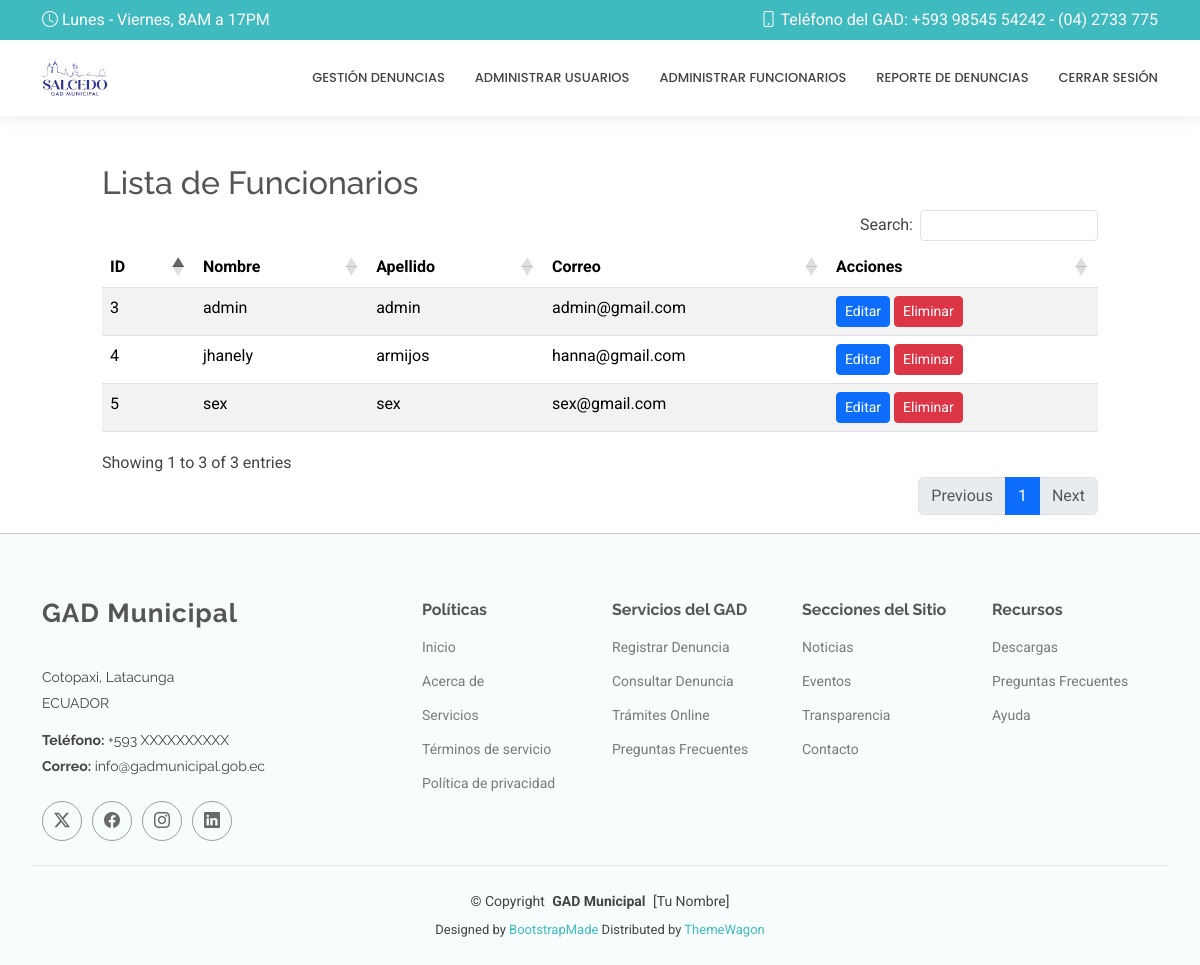
Page /funcionarios_lista/ (signed in) on the committed database.
### Aplicaciones/Usuarios/models.py (models this page shows, shortened)
class Funcionario(models.Model):
    id = models.AutoField(primary_key=True)
    correo = models.EmailField(unique=True)
    nombre = models.CharField(max_length=100)
    apellido = models.CharField(max_length=100)
    contrasena = models.CharField(max_length=128)

### Aplicaciones/Usuarios/views.py (the view)
# urls.py: path('funcionarios_lista/', views.funcionarios_lista, name='funcionarios_lista'),
def funcionarios_lista(request):
    funcionarios = Funcionario.objects.all()
    return render(request, "funcionarios_lista.html", {"funcionarios": funcionarios})

### Aplicaciones/Usuarios/templates/funcionarios_lista.html (shortened to what this page needs)
{% extends "plantilla2.html" %}
{% block contenido %}
<div class="row">
    <div class="col-md-1"></div>
    <div class="col-md-10">
        <br><br>
        <h2>Lista de Funcionarios</h2>
        <table class="table table-striped" id="tbl_funcionarios">
            <thead>
                <tr>
                    <th>ID</th>
                    <th>Nombre</th>
                    <th>Apellido</th>
                    <th>Correo</th>
                    <th>Acciones</th>
                </tr>
            </thead>
            <tbody>
                {% for funcionario in funcionarios %}
                <tr>
                    <td>{{ funcionario.id }}</td>
                    <td>{{ funcionario.nombre }}</td>
                    <td>{{ funcionario.apellido }}</td>
                    <td>{{ funcionario.correo }}</td>
                    <td>
                        <a href="{% url 'editar_f' funcionario.id %}" class="btn btn-primary btn-sm">Editar</a>
                        <a href="#" class="btn btn-danger btn-sm" onclick="confirmarEliminacion('{{ funcionario.id }}')" >Eliminar</a>
                    </td>
                </tr>
                {% endfor %}
            </tbody>
        </table>
    </div>
    <div class="col-md-1"></div>
</div>
{% endblock %}

### DenunciasG/static/plantilla/MediCio/assets/css/main.css (style rules this page uses)
:root { --default-font: "Roboto", system-ui, -apple-system, "Segoe UI", Roboto, "Helvetica Neue", Arial, "Noto Sans", "Liberation Sans", sans-serif, "Apple Color Emoji", "Segoe UI Emoji", "Segoe UI Symbol", "Noto Color Emoji"; --heading-font: "Raleway", sans-serif; --nav-font: "Poppins", sans-serif; }
:root { --background-color: #ffffff; --default-color: #444444; --heading-color: #555555; --accent-color: #3fbbc0; --surface-color: #ffffff; --contrast-color: #ffffff; }
:root { --nav-color: #444444; --nav-hover-color: #3fbbc0; --nav-mobile-background-color: #ffffff; --nav-dropdown-background-color: #ffffff; --nav-dropdown-color: #444444; --nav-dropdown-hover-color: #3fbbc0; }
:root { scroll-behavior: smooth; }
body { color: var(--default-color); background-color: var(--background-color); font-family: var(--default-font); }
a { color: var(--accent-color); text-decoration: none; transition: 0.3s; }
h1, h2, h3, h4, h5, h6 { color: var(--heading-color); font-family: var(--heading-font); }

### rows in the picture
Funcionario: id "3", nombre "admin", apellido "admin", correo "admin@gmail.com"
Funcionario: id "4", nombre "jhanely", apellido "armijos", correo "hanna@gmail.com"
Funcionario: id "5", nombre "sex", apellido "sex", correo "sex@gmail.com"
